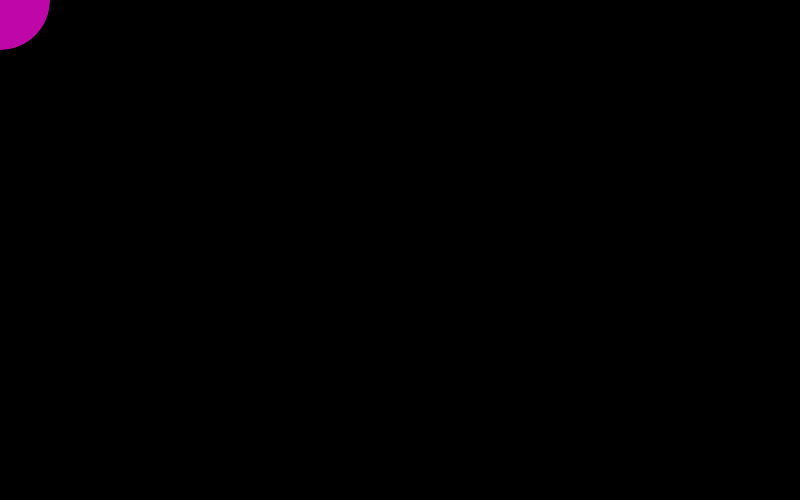
Frame 1 (no input)
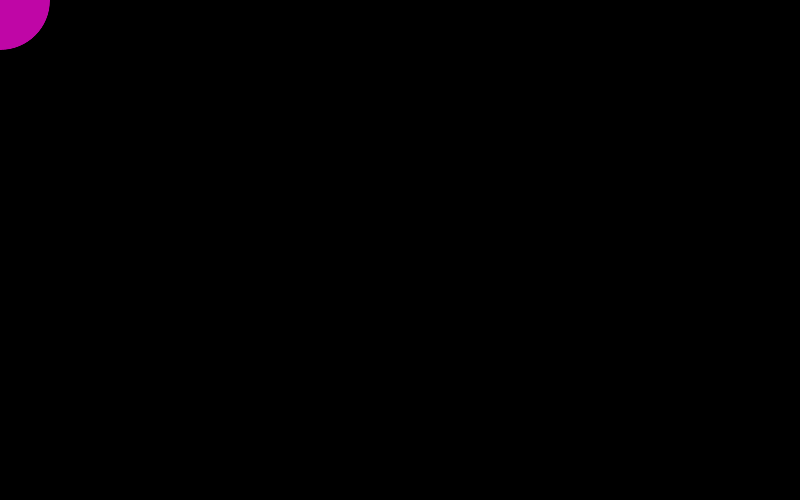
Frame 60 (the mouse pressed at the canvas centre just before this capture)
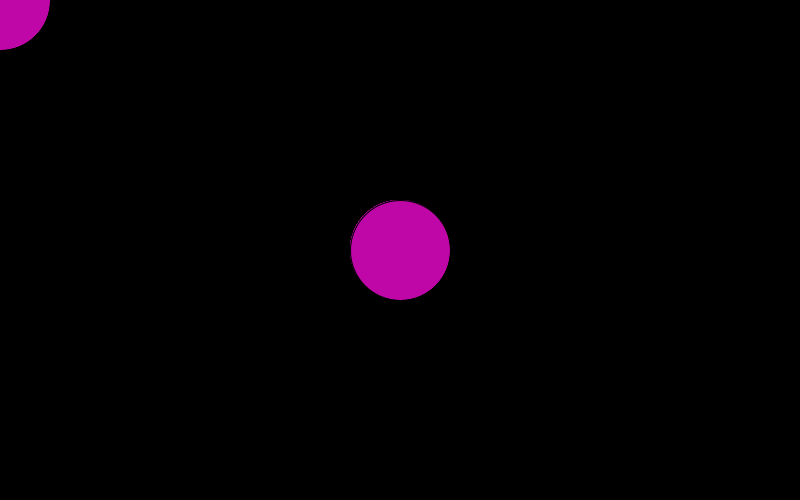
Frame 120 (the mouse held since frame 60 and released just before this capture)

The Processing sketch that drew these frames (run headless with seeded random() and noise(); from frame 60 on, the mouse is pressed at the canvas centre):

// Processing sketch: processing_80296
// ── processing_80296.pde

void setup(){
 
  size(800,500);
  background(0);
   
  rectMode(CENTER);
 
}
 
void draw(){
  fill(#BF06A6);
  stroke(0);
  ellipse(mouseX,mouseY,100,100);
   
}
